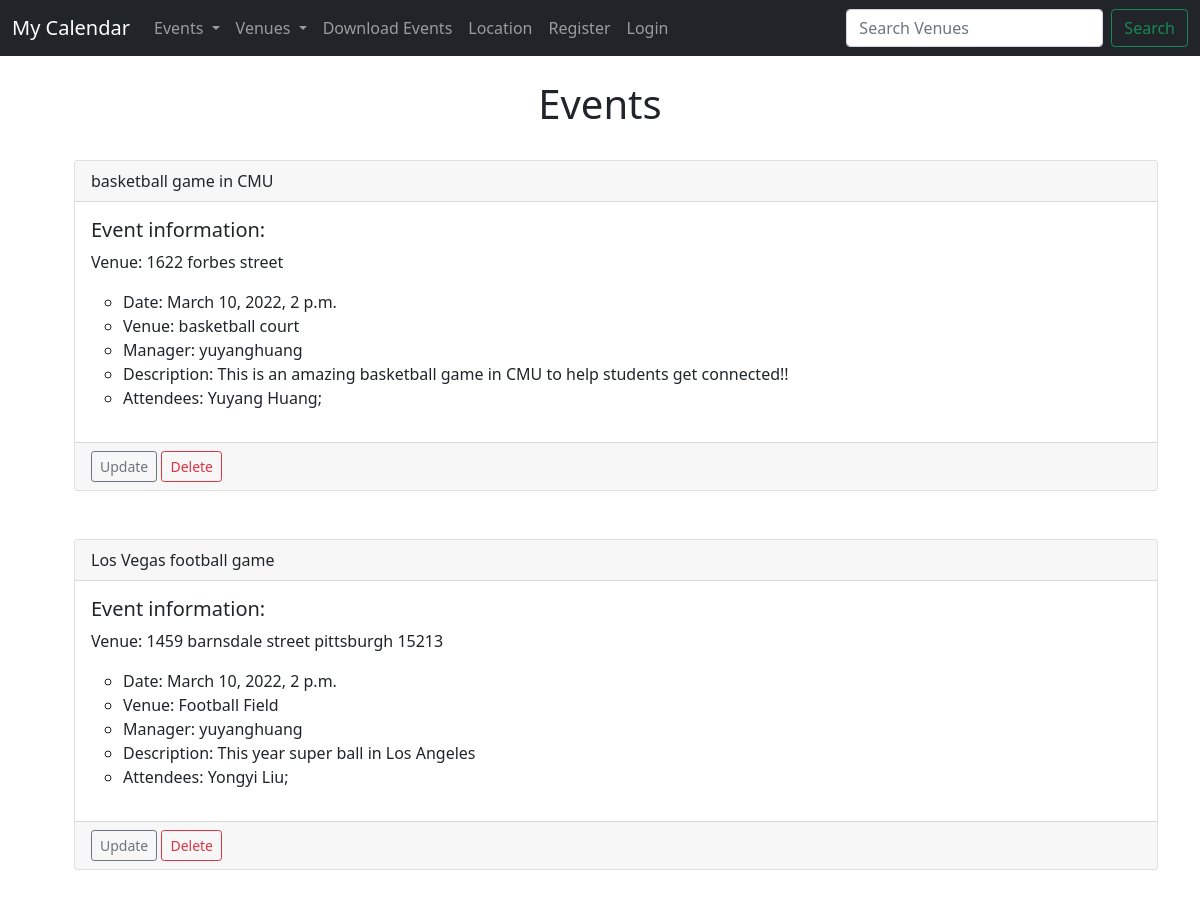
The page /events on the database as committed earlier.
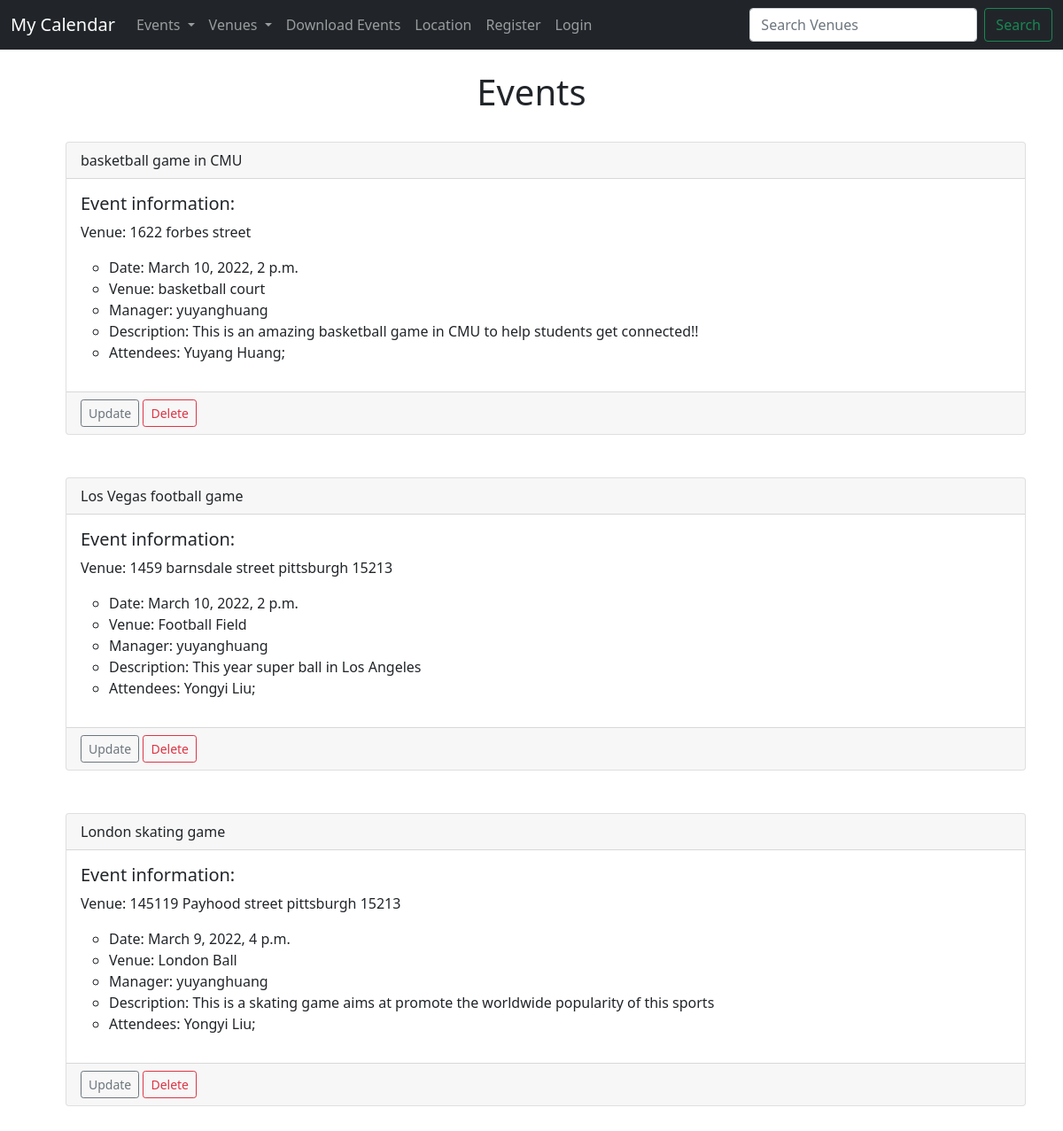
The same page on the database as committed later.
### events/models.py (models this page shows)
class Event(models.Model):
    name = models.CharField(max_length=120)
    event_date = models.DateTimeField()
    venue = models.ForeignKey(Venue, blank=True, null=True, on_delete=models.CASCADE)
    manager = models.ForeignKey(User, blank=True, null=True, on_delete=models.SET_NULL)
    description = models.TextField(blank=True) # It is ok to leave this blank
    attendees = models.ManyToManyField(MyClubUser, blank=True)
    def __str__(self):
        return self.name

class Venue(models.Model):
    name = models.CharField(max_length=120)
    address = models.CharField(max_length=360)
    zip_code = models.CharField(max_length=15)
    phone = models.CharField(max_length=25, blank=True)
    web = models.URLField(blank=True)
    email_address = models.EmailField(blank=True)
    def __str__(self): #double underscores
        return self.name

class MyClubUser(models.Model):
    first_name = models.CharField(max_length=120)
    last_name = models.CharField(max_length=120)
    email_address = models.EmailField()
    def __str__(self):
        return self.first_name + ' ' + self.last_name

### events/views.py (the view)
# urls.py: path('events', views.all_events, name="list-events"),
def all_events(request):
    context = {}
    event_list = Event.objects.all().order_by('-event_date')
    context = {
        "event_list": event_list
    }
    return render(request, 'events/event_list.html', context)

### events/templates/events/event_list.html
{% extends 'events/base.html' %}
{% block content %}
<center><h1> Events </h1></center>
<ul>
<br/>
{% for event in event_list %}
<div class="card">
    <div class="card-header">
        {{event}}
    </div>
    <div class="card-body">
      <h5 class="card-title">Event information:</h5>
      <p class="card-text">Venue: {{event.venue.address}}
        <ul>
            <li>Date: {{event.event_date}}</li>
            <li>Venue: {{event.venue}}</li>
            <li>Manager: {{event.manager}}</li>
            <li>Description: {{event.description}}</li>
            <li>Attendees:
            {% for attendee in event.attendees.all %}
                {{attendee}};
            {% endfor %}
            </li>
        </ul>
      </p>
    </div>
    <div class="card-footer text-muted">
        <a href="{% url 'update-event' event.id %}" type="button" class="btn btn-outline-secondary btn-sm">Update</a>
        <a href="{% url 'delete-event' event.id %}" type="button" class="btn btn-outline-danger btn-sm">Delete</a>
      </div>
</div>
  <br/><br/>
{% endfor %}
</ul>
{% endblock %}

### events/templates/events/base.html (shortened to what this page needs)
<!doctype html>
<html lang="en">
  <head>
    <link href="https://cdn.jsdelivr.net/npm/bootstrap@5.1.3/dist/css/bootstrap.min.css" rel="stylesheet">
  </head>
  <body>
    {% include 'events/navbar.html' %}
    <br/>
    <div class="container">
        {% block content %}
        {% endblock %}
    </div>
  </body>
</html>

### events/templates/events/navbar.html (shortened to what this page needs)
<nav class="navbar navbar-expand-lg navbar-dark bg-dark">
    <div class="container-fluid">
      <a class="navbar-brand" href="{% url 'home' %}">My Calendar</a>
      <div class="collapse navbar-collapse" id="navbarSupportedContent">
        <ul class="navbar-nav me-auto mb-2 mb-lg-0">
          <li class="nav-item dropdown">
            <a class="nav-link dropdown-toggle" href="#" id="navbarDropdown" role="button" data-bs-toggle="dropdown" aria-expanded="false">
              Events
            </a>
          </li>
          <li class="nav-item dropdown">
            <a class="nav-link dropdown-toggle" href="#" id="navbarDropdown" role="button" data-bs-toggle="dropdown" aria-expanded="false">
              Venues
            </a>
          </li>
          <li class="nav-item">
            <a class="nav-link" aria-current="page" href="{% url 'event-pdf' %}">Download Events</a>
          </li>
          <li class="nav-item">
            <a class="nav-link" aria-current="page" href="{% url 'get-location' %}">Location</a>
          </li>
          {% if user.is_authenticated %}
          <li class="nav-item">
            <a class="nav-link" aria-current="page" href="{% url 'logout-user' %}">Logout</a>
          </li>
          {% else %}
          <li class="nav-item">
            <a class="nav-link" aria-current="page" href="{% url 'register-user' %}">Register</a>
          </li>
          <li class="nav-item">
            <a class="nav-link" aria-current="page" href="{% url 'login-user' %}">Login</a>
          </li>
          {% endif %}
        </ul>
        <form class="d-flex" method="post" action="{% url 'search-venues' %}">
          <input class="form-control me-2" type="search" placeholder="Search Venues" aria-label="Search" name="Searched">
          <button class="btn btn-outline-success" type="submit">Search</button>
        </form>
      </div>
    </div>
  </nav>

Rows that differ between the two databases and show on the page:
added Event: name "London skating game", venue.address "145119 Payhood street pittsburgh 15213", event_date "March 9, 2022, 4 p.m.", venue "London Ball", manager "yuyanghuang", description "This is a skating game aims at promote the worldwide popularity of this sports", MyClubUser (first_name+last_name "Yongyi Liu")
